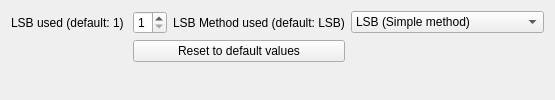
            <widget class="QWidget" name="lsbMethodTab">
             <property name="sizePolicy">
              <sizepolicy hsizetype="Preferred" vsizetype="Preferred">
               <horstretch>0</horstretch>
               <verstretch>0</verstretch>
              </sizepolicy>
             </property>
             <property name="maximumSize">
              <size>
               <width>9999</width>
               <height>9999</height>
              </size>
             </property>
             <property name="toolTip">
              <string/>
             </property>
             <attribute name="title">
              <string>LSB Method</string>
             </attribute>
             <layout class="QGridLayout" name="gridLayout_6">
              <item row="0" column="0" colspan="2">
               <layout class="QGridLayout" name="gridLayout_5">
                <item row="1" column="1" colspan="2">
                 <widget class="QPushButton" name="setDefaultValueLsbPushButton">
                  <property name="text">
                   <string>Reset to default values</string>
                  </property>
                  <property name="icon">
                   <iconset resource="icons/qstyle.qrc">
                    <normaloff>:/trolltech/styles/commonstyle/images/refresh-24.png</normaloff>:/trolltech/styles/commonstyle/images/refresh-24.png</iconset>
                  </property>
                 </widget>
                </item>
                <item row="0" column="3">
                 <widget class="QComboBox" name="lsbMethodUsedComboBox">
                  <item>
                   <property name="text">
                    <string>LSB (Simple method)</string>
                   </property>
                  </item>
                  <item>
                   <property name="text">
                    <string>RLSB (Resistive LSB method)</string>
                   </property>
                  </item>
                 </widget>
                </item>
                <item row="0" column="2">
                 <widget class="QLabel" name="label_2">
                  <property name="text">
                   <string>LSB Method used (default: LSB)</string>
                  </property>
                 </widget>
                </item>
                <item row="0" column="0">
                 <widget class="QLabel" name="label_17">
                  <property name="toolTip">
                   <string>Defines the number of Least Significant Bits per sample used to crypt the watermark</string>
                  </property>
                  <property name="text">
                   <string>LSB used (default: 1) </string>
                  </property>
                  <property name="alignment">
                   <set>Qt::AlignCenter</set>
                  </property>
                 </widget>
                </item>
                <item row="0" column="1">
                 <widget class="QSpinBox" name="NumberLsbSpinBox">
                  <property name="sizePolicy">
                   <sizepolicy hsizetype="Preferred" vsizetype="Preferred">
                    <horstretch>0</horstretch>
                    <verstretch>0</verstretch>
                   </sizepolicy>
                  </property>
                  <property name="minimum">
                   <number>1</number>
                  </property>
                  <property name="maximum">
                   <number>5</number>
                  </property>
                 </widget>
                </item>
               </layout>
              </item>
              <item row="1" column="0" colspan="2">
               <spacer name="verticalSpacer">
                <property name="orientation">
                 <enum>Qt::Vertical</enum>
                </property>
                <property name="sizeHint" stdset="0">
                 <size>
                  <width>20</width>
                  <height>10</height>
                 </size>
                </property>
               </spacer>
              </item>
             </layout>
            </widget>
